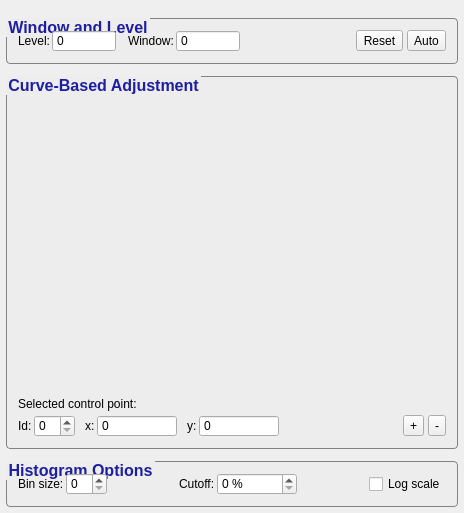
<?xml version="1.0" encoding="UTF-8"?>
<ui version="4.0">
 <class>ContrastInspector</class>
 <widget class="QWidget" name="ContrastInspector">
  <property name="geometry">
   <rect>
    <x>0</x>
    <y>0</y>
    <width>464</width>
    <height>513</height>
   </rect>
  </property>
  <property name="windowTitle">
   <string>Form</string>
  </property>
  <property name="styleSheet">
   <string notr="true">QMainWindow {
  background-color: rgb(248,248,248);
}
/*
QGroupBox {
  border-image: url(:/root/fltkpanel.png) repeat;
  border-top-width: 8px;
  border-bottom-width: 8px;
  border-left-width: 2px;
  border-right-width: 2px;
  background-origin: content;
  padding-top: -3px;
  padding-bottom: -3px;
  padding-left: 3px;
  padding-right: 3px;
  margin-top: 2.5ex;
  font-weight: bold;
}
*/
QGroupBox {
  background-origin: content;
  margin-top: 2.5ex;
  font-weight: bold;
  font-size: 12pt;
  font-family: helvetica;
  color: rgb(30,30,160);
  background-color: rgb(237,237,237);
  padding: 5px;
  border-radius: 4px;
  border: 1px solid rgb(130,130,130);
}
QGroupBox::title {
  subcontrol-origin: 	margin;
  subcontrol-position: top left;
}

</string>
  </property>
  <layout class="QVBoxLayout" name="verticalLayout">
   <property name="spacing">
    <number>12</number>
   </property>
   <property name="leftMargin">
    <number>6</number>
   </property>
   <property name="topMargin">
    <number>18</number>
   </property>
   <property name="rightMargin">
    <number>6</number>
   </property>
   <property name="bottomMargin">
    <number>6</number>
   </property>
   <item>
    <widget class="QGroupBox" name="grpWindow">
     <property name="styleSheet">
      <string notr="true"/>
     </property>
     <property name="title">
      <string>Window and Level</string>
     </property>
     <layout class="QHBoxLayout" name="horizontalLayout">
      <property name="spacing">
       <number>2</number>
      </property>
      <property name="margin">
       <number>6</number>
      </property>
      <item>
       <widget class="QLabel" name="label">
        <property name="text">
         <string>Level:</string>
        </property>
       </widget>
      </item>
      <item>
       <widget class="QDoubleSpinBox" name="inLevel">
        <property name="sizePolicy">
         <sizepolicy hsizetype="Minimum" vsizetype="Fixed">
          <horstretch>0</horstretch>
          <verstretch>0</verstretch>
         </sizepolicy>
        </property>
        <property name="minimumSize">
         <size>
          <width>64</width>
          <height>0</height>
         </size>
        </property>
        <property name="maximumSize">
         <size>
          <width>80</width>
          <height>16777215</height>
         </size>
        </property>
        <property name="focusPolicy">
         <enum>Qt::WheelFocus</enum>
        </property>
        <property name="buttonSymbols">
         <enum>QAbstractSpinBox::NoButtons</enum>
        </property>
        <property name="keyboardTracking">
         <bool>false</bool>
        </property>
        <property name="decimals">
         <number>0</number>
        </property>
       </widget>
      </item>
      <item>
       <spacer name="horizontalSpacer">
        <property name="orientation">
         <enum>Qt::Horizontal</enum>
        </property>
        <property name="sizeType">
         <enum>QSizePolicy::Fixed</enum>
        </property>
        <property name="sizeHint" stdset="0">
         <size>
          <width>10</width>
          <height>20</height>
         </size>
        </property>
       </spacer>
      </item>
      <item>
       <widget class="QLabel" name="label_2">
        <property name="text">
         <string>Window:</string>
        </property>
       </widget>
      </item>
      <item>
       <widget class="QDoubleSpinBox" name="inWindow">
        <property name="sizePolicy">
         <sizepolicy hsizetype="Minimum" vsizetype="Fixed">
          <horstretch>0</horstretch>
          <verstretch>0</verstretch>
         </sizepolicy>
        </property>
        <property name="minimumSize">
         <size>
          <width>64</width>
          <height>0</height>
         </size>
        </property>
        <property name="maximumSize">
         <size>
          <width>80</width>
          <height>16777215</height>
         </size>
        </property>
        <property name="buttonSymbols">
         <enum>QAbstractSpinBox::NoButtons</enum>
        </property>
        <property name="keyboardTracking">
         <bool>false</bool>
        </property>
        <property name="decimals">
         <number>0</number>
        </property>
       </widget>
      </item>
      <item>
       <spacer name="horizontalSpacer_2">
        <property name="orientation">
         <enum>Qt::Horizontal</enum>
        </property>
        <property name="sizeType">
         <enum>QSizePolicy::Expanding</enum>
        </property>
        <property name="sizeHint" stdset="0">
         <size>
          <width>10</width>
          <height>20</height>
         </size>
        </property>
       </spacer>
      </item>
      <item>
       <widget class="QWidget" name="widget_5" native="true">
        <layout class="QHBoxLayout" name="horizontalLayout_6">
         <property name="spacing">
          <number>4</number>
         </property>
         <property name="margin">
          <number>0</number>
         </property>
         <item>
          <widget class="QToolButton" name="btnReset">
           <property name="text">
            <string>Reset</string>
           </property>
          </widget>
         </item>
         <item>
          <widget class="QToolButton" name="btnAuto">
           <property name="text">
            <string>Auto</string>
           </property>
          </widget>
         </item>
        </layout>
       </widget>
      </item>
     </layout>
    </widget>
   </item>
   <item>
    <widget class="QGroupBox" name="grpCurve">
     <property name="title">
      <string>Curve-Based Adjustment</string>
     </property>
     <layout class="QVBoxLayout" name="verticalLayout_2">
      <property name="spacing">
       <number>10</number>
      </property>
      <property name="margin">
       <number>6</number>
      </property>
      <item>
       <widget class="IntensityCurveBox" name="box" native="true">
        <property name="sizePolicy">
         <sizepolicy hsizetype="Preferred" vsizetype="Expanding">
          <horstretch>0</horstretch>
          <verstretch>1</verstretch>
         </sizepolicy>
        </property>
        <property name="focusPolicy">
         <enum>Qt::ClickFocus</enum>
        </property>
       </widget>
      </item>
      <item>
       <widget class="QWidget" name="widget" native="true">
        <layout class="QGridLayout" name="gridLayout">
         <property name="horizontalSpacing">
          <number>10</number>
         </property>
         <property name="verticalSpacing">
          <number>4</number>
         </property>
         <property name="margin">
          <number>0</number>
         </property>
         <item row="1" column="1">
          <widget class="QWidget" name="widget_2" native="true">
           <layout class="QHBoxLayout" name="horizontalLayout_3">
            <property name="spacing">
             <number>2</number>
            </property>
            <property name="margin">
             <number>0</number>
            </property>
            <item>
             <widget class="QLabel" name="label_6">
              <property name="text">
               <string>x:</string>
              </property>
             </widget>
            </item>
            <item>
             <widget class="QDoubleSpinBox" name="inControlX">
              <property name="sizePolicy">
               <sizepolicy hsizetype="Minimum" vsizetype="Fixed">
                <horstretch>0</horstretch>
                <verstretch>0</verstretch>
               </sizepolicy>
              </property>
              <property name="minimumSize">
               <size>
                <width>80</width>
                <height>0</height>
               </size>
              </property>
              <property name="maximumSize">
               <size>
                <width>80</width>
                <height>16777215</height>
               </size>
              </property>
              <property name="toolTip">
               <string>&lt;!DOCTYPE HTML PUBLIC &quot;-//W3C//DTD HTML 4.0//EN&quot; &quot;http://www.w3.org/TR/REC-html40/strict.dtd&quot;&gt;
&lt;html&gt;&lt;head&gt;&lt;meta name=&quot;qrichtext&quot; content=&quot;1&quot; /&gt;&lt;style type=&quot;text/css&quot;&gt;
p, li { white-space: pre-wrap; }
&lt;/style&gt;&lt;/head&gt;&lt;body style=&quot; font-family:'Lucida Grande'; font-size:13pt; font-weight:400; font-style:normal;&quot;&gt;
&lt;p style=&quot; margin-top:0px; margin-bottom:0px; margin-left:0px; margin-right:0px; -qt-block-indent:0; text-indent:0px;&quot;&gt;&lt;span style=&quot; font-size:11pt;&quot;&gt;The x-coordinate of the selected control point. The x-coordinate represents input image intensity.&lt;/span&gt;&lt;/p&gt;&lt;/body&gt;&lt;/html&gt;</string>
              </property>
              <property name="buttonSymbols">
               <enum>QAbstractSpinBox::NoButtons</enum>
              </property>
              <property name="keyboardTracking">
               <bool>false</bool>
              </property>
              <property name="decimals">
               <number>0</number>
              </property>
             </widget>
            </item>
           </layout>
          </widget>
         </item>
         <item row="1" column="2">
          <widget class="QWidget" name="widget_3" native="true">
           <layout class="QHBoxLayout" name="horizontalLayout_4">
            <property name="spacing">
             <number>2</number>
            </property>
            <property name="margin">
             <number>0</number>
            </property>
            <item>
             <widget class="QLabel" name="label_7">
              <property name="text">
               <string>y:</string>
              </property>
             </widget>
            </item>
            <item>
             <widget class="QDoubleSpinBox" name="inControlY">
              <property name="sizePolicy">
               <sizepolicy hsizetype="Minimum" vsizetype="Fixed">
                <horstretch>0</horstretch>
                <verstretch>0</verstretch>
               </sizepolicy>
              </property>
              <property name="minimumSize">
               <size>
                <width>80</width>
                <height>0</height>
               </size>
              </property>
              <property name="maximumSize">
               <size>
                <width>80</width>
                <height>16777215</height>
               </size>
              </property>
              <property name="toolTip">
               <string>&lt;!DOCTYPE HTML PUBLIC &quot;-//W3C//DTD HTML 4.0//EN&quot; &quot;http://www.w3.org/TR/REC-html40/strict.dtd&quot;&gt;
&lt;html&gt;&lt;head&gt;&lt;meta name=&quot;qrichtext&quot; content=&quot;1&quot; /&gt;&lt;style type=&quot;text/css&quot;&gt;
p, li { white-space: pre-wrap; }
&lt;/style&gt;&lt;/head&gt;&lt;body style=&quot; font-family:'Lucida Grande'; font-size:13pt; font-weight:400; font-style:normal;&quot;&gt;
&lt;p style=&quot; margin-top:0px; margin-bottom:0px; margin-left:0px; margin-right:0px; -qt-block-indent:0; text-indent:0px;&quot;&gt;&lt;span style=&quot; font-size:11pt;&quot;&gt;The y-coordinate of the selected control point. The y-coordinate represents the index into the color map used to display the image. Its values are in the range [0 1].&lt;/span&gt;&lt;/p&gt;&lt;/body&gt;&lt;/html&gt;</string>
              </property>
              <property name="buttonSymbols">
               <enum>QAbstractSpinBox::NoButtons</enum>
              </property>
              <property name="keyboardTracking">
               <bool>false</bool>
              </property>
              <property name="decimals">
               <number>0</number>
              </property>
             </widget>
            </item>
           </layout>
          </widget>
         </item>
         <item row="0" column="0" colspan="4">
          <widget class="QWidget" name="widget_4" native="true">
           <property name="minimumSize">
            <size>
             <width>20</width>
             <height>0</height>
            </size>
           </property>
           <layout class="QHBoxLayout" name="horizontalLayout_5">
            <property name="spacing">
             <number>2</number>
            </property>
            <property name="margin">
             <number>0</number>
            </property>
            <item>
             <widget class="QLabel" name="label_5">
              <property name="text">
               <string>Selected control point:</string>
              </property>
             </widget>
            </item>
           </layout>
          </widget>
         </item>
         <item row="1" column="0">
          <widget class="QWidget" name="widget_6" native="true">
           <layout class="QHBoxLayout" name="horizontalLayout_8">
            <property name="spacing">
             <number>2</number>
            </property>
            <property name="margin">
             <number>0</number>
            </property>
            <item>
             <widget class="QLabel" name="label_9">
              <property name="text">
               <string>Id:</string>
              </property>
             </widget>
            </item>
            <item>
             <widget class="QSpinBox" name="inControlId">
              <property name="maximumSize">
               <size>
                <width>48</width>
                <height>16777215</height>
               </size>
              </property>
              <property name="keyboardTracking">
               <bool>false</bool>
              </property>
             </widget>
            </item>
           </layout>
          </widget>
         </item>
         <item row="1" column="5">
          <widget class="QWidget" name="widget_7" native="true">
           <layout class="QHBoxLayout" name="horizontalLayout_9">
            <property name="spacing">
             <number>4</number>
            </property>
            <property name="margin">
             <number>0</number>
            </property>
            <item>
             <widget class="QToolButton" name="btnAddControl">
              <property name="toolTip">
               <string>&lt;!DOCTYPE HTML PUBLIC &quot;-//W3C//DTD HTML 4.0//EN&quot; &quot;http://www.w3.org/TR/REC-html40/strict.dtd&quot;&gt;
&lt;html&gt;&lt;head&gt;&lt;meta name=&quot;qrichtext&quot; content=&quot;1&quot; /&gt;&lt;style type=&quot;text/css&quot;&gt;
p, li { white-space: pre-wrap; }
&lt;/style&gt;&lt;/head&gt;&lt;body style=&quot; font-family:'Lucida Grande'; font-size:12pt; font-weight:400; font-style:normal;&quot;&gt;
&lt;p style=&quot; margin-top:0px; margin-bottom:0px; margin-left:0px; margin-right:0px; -qt-block-indent:0; text-indent:0px;&quot;&gt;Increase the number of control points on the curve&lt;/p&gt;&lt;/body&gt;&lt;/html&gt;</string>
              </property>
              <property name="text">
               <string>+</string>
              </property>
             </widget>
            </item>
            <item>
             <widget class="QToolButton" name="btnRemoveControl">
              <property name="toolTip">
               <string>&lt;!DOCTYPE HTML PUBLIC &quot;-//W3C//DTD HTML 4.0//EN&quot; &quot;http://www.w3.org/TR/REC-html40/strict.dtd&quot;&gt;
&lt;html&gt;&lt;head&gt;&lt;meta name=&quot;qrichtext&quot; content=&quot;1&quot; /&gt;&lt;style type=&quot;text/css&quot;&gt;
p, li { white-space: pre-wrap; }
&lt;/style&gt;&lt;/head&gt;&lt;body style=&quot; font-family:'Lucida Grande'; font-size:12pt; font-weight:400; font-style:normal;&quot;&gt;
&lt;p style=&quot; margin-top:0px; margin-bottom:0px; margin-left:0px; margin-right:0px; -qt-block-indent:0; text-indent:0px;&quot;&gt;Reduce the number of control points on the curve&lt;/p&gt;&lt;/body&gt;&lt;/html&gt;</string>
              </property>
              <property name="text">
               <string>-</string>
              </property>
             </widget>
            </item>
           </layout>
          </widget>
         </item>
         <item row="1" column="3">
          <spacer name="horizontalSpacer_3">
           <property name="orientation">
            <enum>Qt::Horizontal</enum>
           </property>
           <property name="sizeHint" stdset="0">
            <size>
             <width>10</width>
             <height>20</height>
            </size>
           </property>
          </spacer>
         </item>
        </layout>
       </widget>
      </item>
     </layout>
    </widget>
   </item>
   <item>
    <widget class="QGroupBox" name="grpHistogram">
     <property name="title">
      <string>Histogram Options</string>
     </property>
     <layout class="QHBoxLayout" name="horizontalLayout_2">
      <property name="spacing">
       <number>2</number>
      </property>
      <property name="margin">
       <number>6</number>
      </property>
      <item>
       <widget class="QLabel" name="label_3">
        <property name="text">
         <string>Bin size:</string>
        </property>
       </widget>
      </item>
      <item>
       <widget class="QSpinBox" name="inBinSize">
        <property name="keyboardTracking">
         <bool>false</bool>
        </property>
       </widget>
      </item>
      <item>
       <spacer name="horizontalSpacer_4">
        <property name="orientation">
         <enum>Qt::Horizontal</enum>
        </property>
        <property name="sizeHint" stdset="0">
         <size>
          <width>5</width>
          <height>20</height>
         </size>
        </property>
       </spacer>
      </item>
      <item>
       <widget class="QLabel" name="label_4">
        <property name="text">
         <string>Cutoff:</string>
        </property>
       </widget>
      </item>
      <item>
       <widget class="QDoubleSpinBox" name="inCutoff">
        <property name="sizePolicy">
         <sizepolicy hsizetype="Minimum" vsizetype="Fixed">
          <horstretch>1</horstretch>
          <verstretch>0</verstretch>
         </sizepolicy>
        </property>
        <property name="maximumSize">
         <size>
          <width>80</width>
          <height>16777215</height>
         </size>
        </property>
        <property name="suffix">
         <string> %</string>
        </property>
        <property name="decimals">
         <number>0</number>
        </property>
       </widget>
      </item>
      <item>
       <spacer name="horizontalSpacer_5">
        <property name="orientation">
         <enum>Qt::Horizontal</enum>
        </property>
        <property name="sizeHint" stdset="0">
         <size>
          <width>5</width>
          <height>20</height>
         </size>
        </property>
       </spacer>
      </item>
      <item>
       <widget class="QCheckBox" name="inLogScale">
        <property name="text">
         <string>Log scale</string>
        </property>
       </widget>
      </item>
     </layout>
    </widget>
   </item>
  </layout>
 </widget>
 <customwidgets>
  <customwidget>
   <class>IntensityCurveBox</class>
   <extends>QWidget</extends>
   <header>IntensityCurveBox.h</header>
   <container>1</container>
  </customwidget>
 </customwidgets>
 <tabstops>
  <tabstop>inLevel</tabstop>
  <tabstop>inWindow</tabstop>
  <tabstop>btnReset</tabstop>
  <tabstop>btnAuto</tabstop>
  <tabstop>box</tabstop>
  <tabstop>inControlId</tabstop>
  <tabstop>inControlX</tabstop>
  <tabstop>inControlY</tabstop>
  <tabstop>btnAddControl</tabstop>
  <tabstop>btnRemoveControl</tabstop>
  <tabstop>inCutoff</tabstop>
  <tabstop>inLogScale</tabstop>
 </tabstops>
 <resources/>
 <connections/>
</ui>
